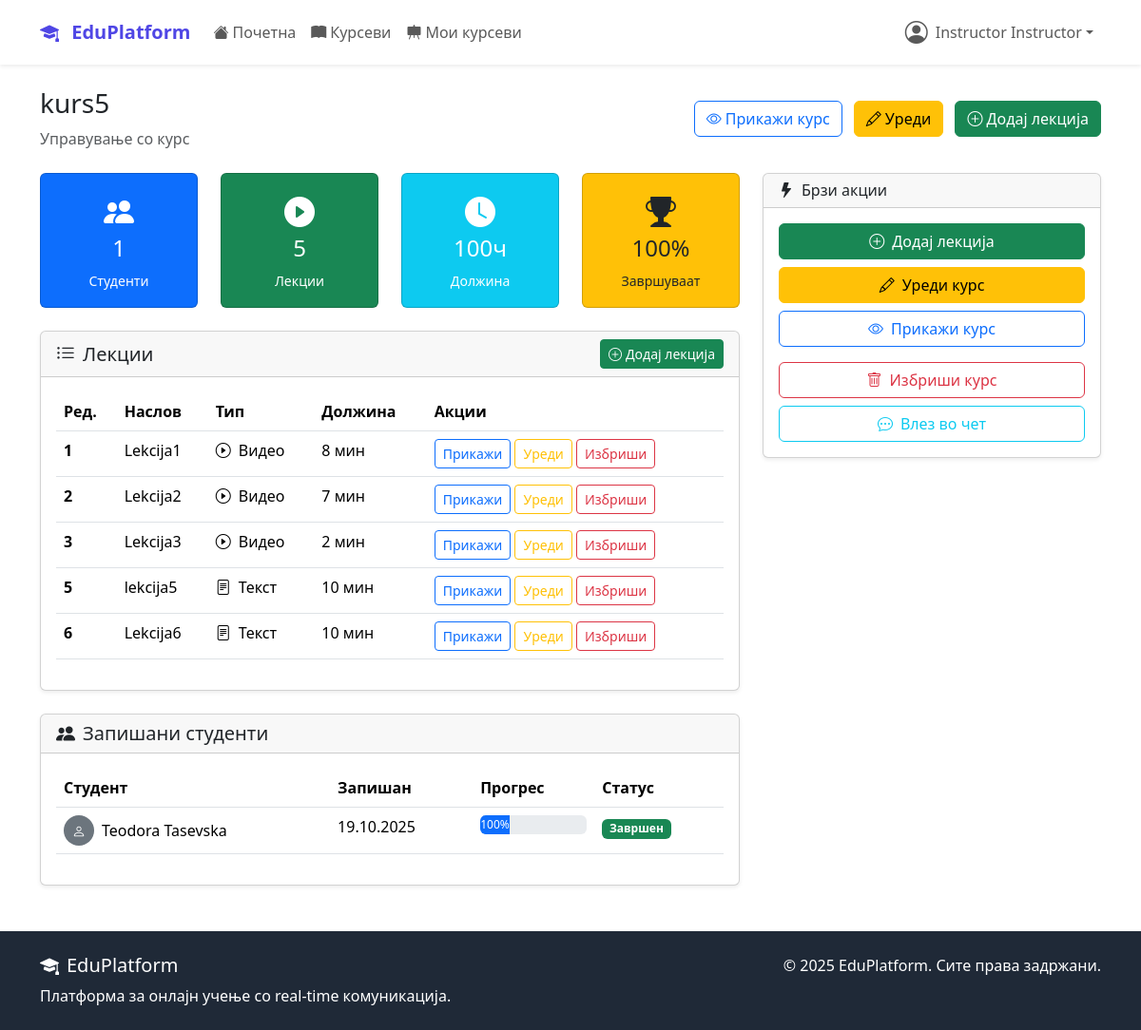
The page /courses/kurs5/manage/ (signed in) on the database as committed earlier.
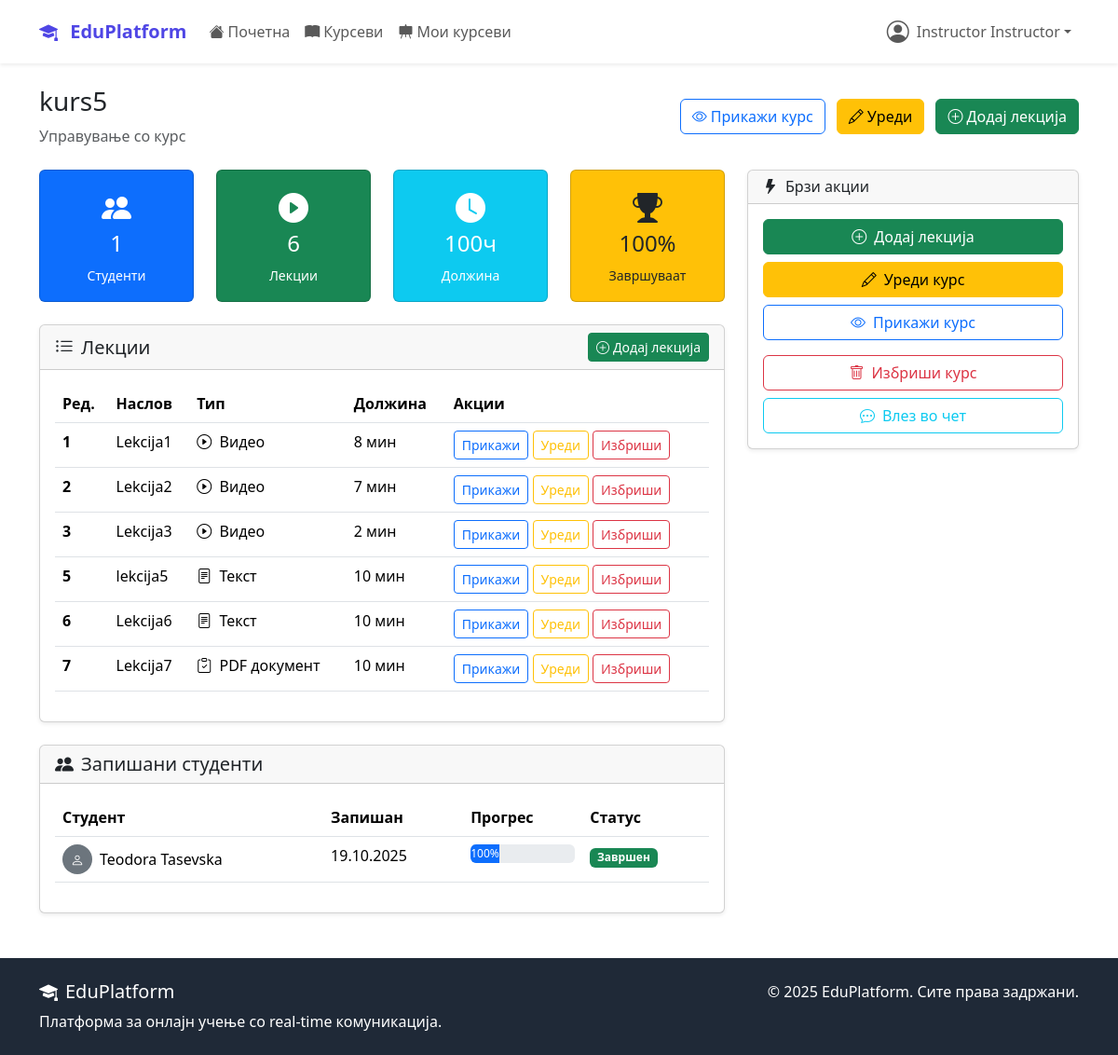
The same page on the database as committed later.
### courses/models.py (models this page shows, shortened)
class Lesson(models.Model):
    LESSON_TYPE_CHOICES = (
        ('video', 'Видео'),
        ('text', 'Текст'),
        ('pdf', 'PDF документ'),
    )
    course = models.ForeignKey(Course, on_delete=models.CASCADE, related_name='lessons')
    title = models.CharField(max_length=200)
    content = models.TextField(blank=True)
    video_url = models.URLField(blank=True)
    video_file = models.FileField(upload_to='lesson_videos/', blank=True)
    pdf_file = models.FileField(upload_to='lesson_pdfs/', blank=True, null=True)
    lesson_type = models.CharField(max_length=20, choices=LESSON_TYPE_CHOICES)
    order = models.PositiveIntegerField()
    duration_minutes = models.PositiveIntegerField(default=0)
    is_free = models.BooleanField(default=False)
    created_at = models.DateTimeField(auto_now_add=True)
    class Meta:
        ordering = ['course', 'order']
        unique_together = ['course', 'order']

class Enrollment(models.Model):
    student = models.ForeignKey(
        settings.AUTH_USER_MODEL,
        on_delete=models.CASCADE,
        related_name='enrollments'
    )
    course = models.ForeignKey(Course, on_delete=models.CASCADE, related_name='enrollments')
    enrolled_at = models.DateTimeField(auto_now_add=True)
    is_active = models.BooleanField(default=True)
    is_completed = models.BooleanField(default=False)
    completed_at = models.DateTimeField(null=True, blank=True)
    progress_percentage = models.FloatField(default=0.0)
    class Meta:
        unique_together = ['student', 'course']

### accounts/models.py (models this page shows, shortened)
class User(AbstractUser):
    USER_TYPE_CHOICES = (
        ('student', 'Студент'),
        ('instructor', 'Инструктор'),
        ('admin', 'Администратор'),
    )
    user_type = models.CharField(
        max_length=20,
        choices=USER_TYPE_CHOICES,
        default='student'
    )
    bio = models.TextField(max_length=500, blank=True)
    profile_picture = models.ImageField(
        upload_to='profile_pics/',
        blank=True,  # Додадено
        null=True    # Додадено
    )
    birth_date = models.DateField(null=True, blank=True)
    phone_number = models.CharField(max_length=15, blank=True)
    created_at = models.DateTimeField(auto_now_add=True)
    updated_at = models.DateTimeField(auto_now=True)

### courses/views.py (the view)
# urls.py: path('<slug:slug>/manage/', views.CourseManageView.as_view(), name='manage'),
class CourseManageView(InstructorRequiredMixin, DetailView):
    model = Course
    template_name = 'courses/manage.html'
    context_object_name = 'course'
    def get_queryset(self):
        return Course.objects.filter(instructor=self.request.user)
    def get_context_data(self, **kwargs):
        context = super().get_context_data(**kwargs)
        course = self.object
        context['lessons'] = course.lessons.all().order_by('order')
        context['enrollments'] = Enrollment.objects.filter(
            course=course,
            is_active=True
        ).select_related('student').order_by('-enrolled_at')
        return context

### courses/models.py (called while the page is built)
    def get_absolute_url(self):
        return reverse('courses:detail', kwargs={'slug': self.slug})

    def get_completion_rate(self):
        total_enrollments = self.enrollments.filter(is_active=True).count()
        if total_enrollments == 0:
            return 0
        completed = self.enrollments.filter(is_completed=True).count()
        return (completed / total_enrollments) * 100

### courses/views.py (called while the page is built)
    def test_func(self):
        return self.request.user.is_authenticated and self.request.user.user_type in ['instructor', 'admin']

### templates/courses/manage.html (shortened to what the changed rows need)
{% extends 'base.html' %}
{% block content %}
<div class="container mt-4">
    <div class="row">
        <div class="col-lg-8">
            <div class="row mb-4">
                <div class="col-md-3">
                    <div class="card bg-success text-white">
                        <div class="card-body text-center">
                            <i class="bi bi-play-circle-fill mb-2" style="font-size: 2rem;"></i>
                            <h4>{{ lessons.count }}</h4>
                            <small>Лекции</small>
                        </div>
                    </div>
                </div>
            </div>
            <div class="card shadow-sm mb-4">
                <div class="card-body">
                    {% if lessons %}
                        <div class="table-responsive">
                            <table class="table table-hover">
                                <thead>
                                    <tr>
                                        <th>Ред.</th>
                                        <th>Наслов</th>
                                        <th>Тип</th>
                                        <th>Должина</th>
                                        <th>Акции</th>
                                    </tr>
                                </thead>
                                <tbody>
                                    {% for lesson in lessons %}
                                    <tr>
                                        <td><strong>{{ lesson.order }}</strong></td>
                                        <td>{{ lesson.title }}</td>
                                        <td>
                                            <i class="bi bi-{% if lesson.lesson_type == 'video' %}play-circle{% elif lesson.lesson_type == 'text' %}file-text{% elif lesson.lesson_type == 'quiz' %}question-circle{% else %}clipboard-check{% endif %} me-1"></i>
                                            {{ lesson.get_lesson_type_display }}
                                        </td>
                                        <td>{{ lesson.duration_minutes }} мин</td>
                                        <td>
                                            <a href="{% url 'courses:lesson_detail' course.slug lesson.id %}"
                                               class="btn btn-sm btn-outline-primary">Прикажи</a>
                                            <a href="{% url 'courses:edit_lesson' course.slug lesson.id %}"
                                               class="btn btn-sm btn-outline-warning">Уреди</a>
                                            <a href="{% url 'courses:delete_lesson' course.slug lesson.id %}"
                                             class="btn btn-sm btn-outline-danger">Избриши</a>
                                        </td>
                                    </tr>
                                    {% endfor %}
                                </tbody>
                            </table>
                        </div>
                    {% endif %}
                </div>
            </div>
            <div class="card shadow-sm">
                <div class="card-body">
                    {% if enrollments %}
                        <div class="table-responsive">
                            <table class="table table-hover">
                                <thead>
                                    <tr>
                                        <th>Студент</th>
                                        <th>Запишан</th>
                                        <th>Прогрес</th>
                                        <th>Статус</th>
                                    </tr>
                                </thead>
                                <tbody>
                                    {% for enrollment in enrollments %}
                                    <tr>
                                        <td>
                                            <div class="d-flex align-items-center">
                                                {% if enrollment.student.profile_picture %}
                                                    <img src="{{ enrollment.student.profile_picture.url }}"
                                                         alt="{{ enrollment.student.get_full_name }}"
                                                         class="rounded-circle me-2" width="32" height="32">
                                                {% else %}
                                                    <div class="bg-secondary rounded-circle d-flex align-items-center justify-content-center me-2"
                                                         style="width: 32px; height: 32px;">
                                                        <i class="bi bi-person text-white small"></i>
                                                    </div>
                                                {% endif %}
                                                {{ enrollment.student.get_full_name|default:enrollment.student.username }}
                                            </div>
                                        </td>
                                        <td>{{ enrollment.enrolled_at|date:"d.m.Y" }}</td>
                                        <td>
                                            <div class="progress" style="height: 20px;">
                                                <div class="progress-bar" role="progressbar"
                                                     style="width: {{ enrollment.progress_percentage }}%">
                                                    {{ enrollment.progress_percentage|floatformat:0 }}%
                                                </div>
                                            </div>
                                        </td>
                                        <td>
                                            {% if enrollment.is_completed %}
                                                <span class="badge bg-success">Завршен</span>
                                            {% elif enrollment.progress_percentage > 0 %}
                                                <span class="badge bg-info">Во тек</span>
                                            {% else %}
                                                <span class="badge bg-secondary">Започнат</span>
                                            {% endif %}
                                        </td>
                                    </tr>
                                    {% endfor %}
                                </tbody>
                            </table>
                        </div>
                    {% else %}
                        <div class="text-center py-4">
                            <i class="bi bi-people text-muted" style="font-size: 3rem;"></i>
                            <p class="text-muted mt-2">Сè уште нема запишани студенти.</p>
                        </div>
                    {% endif %}
                </div>
            </div>
        </div>
    </div>
</div>
{% endblock %}

Rows that differ between the two databases and show on the page:
added Lesson: order "7", title "Lekcija7", lesson_type "PDF документ", duration_minutes "10"
Other text that changed with them:
{{ lessons.count }}: "5" → "6"
